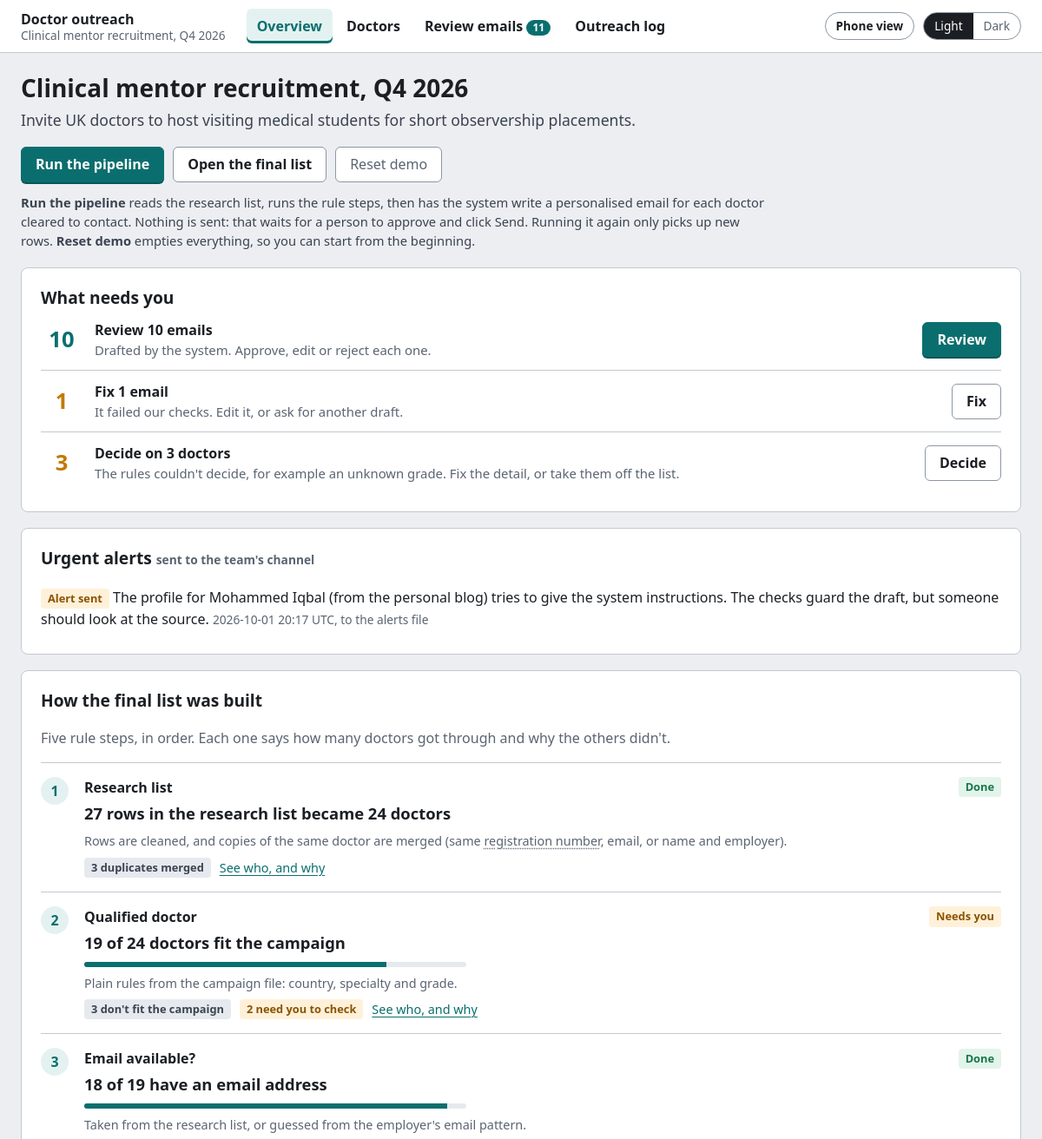
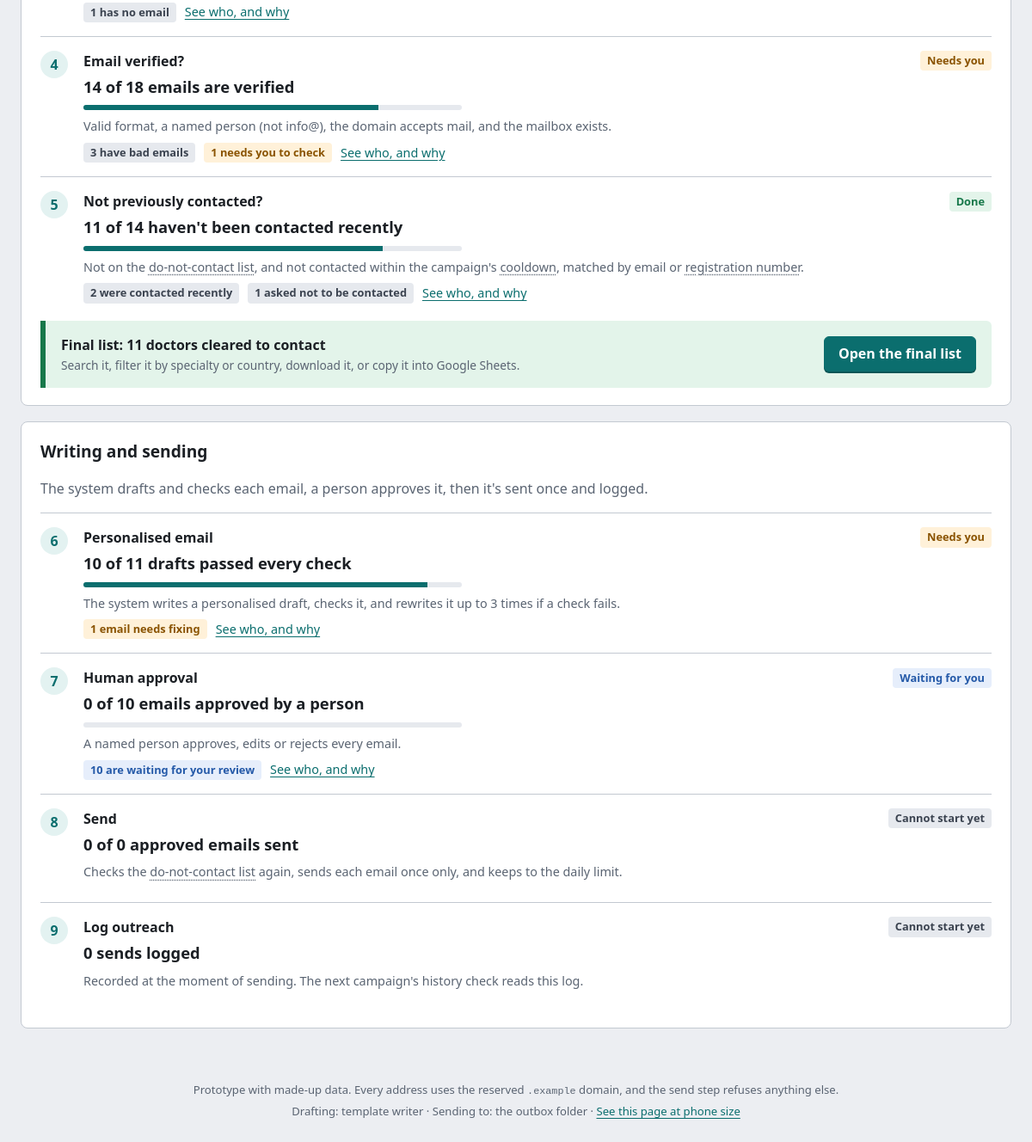
The page / on the database its author committed (2 pictures, top to bottom).
### tables this page shows
CREATE TABLE audit_log (
    id       INTEGER PRIMARY KEY,
    at       TEXT NOT NULL,
    actor    TEXT NOT NULL,
    lead_id  INTEGER,
    event    TEXT NOT NULL,
    detail   TEXT
);

CREATE TABLE leads (
    id              INTEGER PRIMARY KEY,
    campaign_id     TEXT NOT NULL,
    source_file     TEXT NOT NULL,
    source_row      INTEGER NOT NULL,
    title           TEXT,
    full_name       TEXT,
    first_name      TEXT,
    last_name       TEXT,
    grade_raw       TEXT,
    grade           TEXT,
    specialty_raw   TEXT,
    specialty       TEXT,
    employer        TEXT,
    country         TEXT,
    reg_number      TEXT,
    email           TEXT,
    email_origin    TEXT,
    source          TEXT,
    profile_notes   TEXT,
    status          TEXT NOT NULL,
    stage           TEXT NOT NULL,
    reason          TEXT,
    gate_results    TEXT NOT NULL DEFAULT '{}',
    duplicate_of    INTEGER REFERENCES leads(id),
    merge_notes     TEXT,
    created_at      TEXT NOT NULL,
    updated_at      TEXT NOT NULL,
    UNIQUE (campaign_id, source_file, source_row)
);

### outreach/web/app.py (the view)
    @app.get("/", response_class=HTMLResponse)
    def overview(request: Request):
        conn = connect(settings.db_path)
        try:
            alerts = [dict(r) for r in conn.execute(
                "SELECT * FROM audit_log WHERE event = 'alert.raised' ORDER BY id DESC LIMIT 5")]
            return render(request, "overview.html", conn, view=funnel(conn, campaign.id), alerts=alerts)
        finally:
            conn.close()

### outreach/web/templates/overview.html (shortened to what this page needs)
{% extends "base.html" %}
{% set active = "overview" %}
{% macro step_row(step, number) %}
{% set status, status_tone = step_status(step) %}
<li class="task">
  <span class="task-num" aria-hidden="true">{{ number }}</span>
  <div class="task-body">
    <div class="task-head">
      <h3>{{ step.label }}</h3>
      <span class="tag {{ status_tone }}">{{ status }}</span>
    </div>
    <p class="task-summary">{{ step.summary }}</p>
    {% if step.of %}<div class="meter" aria-hidden="true"><span style="width: {{ (100 * step.count / step.of) | round | int }}%"></span></div>{% endif %}
    <p class="hint">{{ step.how | explain }}</p>
    {% if step.waiting or step.stopped %}
      <p class="task-outcomes">
        {% for code, n in step.waiting.items() %}<span class="tag waiting">{{ phrase(code, n) }}</span>{% endfor %}
        {% for code, n in step.stopped.items() %}<span class="tag {{ 'warn' if code in needs_person else 'muted' }}">{{ phrase(code, n) }}</span>{% endfor %}
        <a href="/doctors?step={{ step.key }}">See who, and why</a>
      </p>
    {% endif %}
  </div>
</li>
{% endmacro %}
{% block content %}
<div class="pagehead">
  <h1>{{ campaign.name }}</h1>
  <p class="lead">{{ campaign.purpose }}</p>
</div>
<div class="actions">
  <form method="post" action="/run"><button class="primary" {{ 'disabled' if run.running }}>Run the pipeline</button></form>
  {% if counts %}<a class="button" href="/doctors?show=final">Open the final list</a>{% endif %}
  <form method="post" action="/reset" onsubmit="return confirm('Empty the database and start the demo again?')">
    <button class="quiet">Reset demo</button>
  </form>
</div>
<p class="actions-help">
  <strong>Run the pipeline</strong> reads the research list, runs the rule steps, then has the system write a personalised email for each doctor cleared to contact. Nothing is sent: that waits for a person to approve and click Send. Running it again only picks up new rows.
  {% if demo_online %}<strong>Reset demo</strong> goes back to the starting snapshot, with the original drafts.{% else %}<strong>Reset demo</strong> empties everything, so you can start from the beginning.{% endif %}
</p>
{% if not counts %}
  <section class="card start">
    <h2>Start here</h2>
    <p>This tool turns a raw research list into a checked list of doctors, writes a personal email for each one, and sends only what a person approves.</p>
    <ol class="steps-plain">
      <li><strong>Rules check the list.</strong> Copies of the same doctor are merged. Then each doctor must fit the campaign, have a verified email, and not have been contacted recently. Plain rules make these decisions.</li>
      <li><strong>The system writes an email for each doctor on the final list.</strong> Every draft is checked before you see it.</li>
      <li><strong>You approve each email,</strong> edit it, or reject it. Nothing is sent without your name against it.</li>
      <li><strong>Approved emails are sent once and logged,</strong> so nobody is contacted twice by mistake.</li>
    </ol>
    <p>Click <strong>Run the pipeline</strong> to process the made-up research list of 27 doctors.</p>
  </section>
{% else %}
  {% set to_review = counts.get('PENDING_APPROVAL', 0) %}
  {% set to_fix = counts.get('DRAFT_FAILED', 0) %}
  {% set to_check = counts.get('NEEDS_REVIEW', 0) %}
  {% set to_send = counts.get('APPROVED', 0) + counts.get('SEND_FAILED', 0) %}
  <section class="card">
    <h2>What needs you</h2>
    {% if to_review or to_fix or to_check or to_send %}
      <ul class="todo">
        {% if to_review %}
          <li><span class="todo-count">{{ to_review }}</span>
            <span class="todo-text"><strong>Review {{ to_review }} email{{ 's' if to_review != 1 }}</strong><span>Drafted by the system. Approve, edit or reject each one.</span></span>
            <a class="button primary" href="/review">Review</a></li>
        {% endif %}
        {% if to_fix %}
          <li><span class="todo-count warn">{{ to_fix }}</span>
            <span class="todo-text"><strong>Fix {{ to_fix }} email{{ 's' if to_fix != 1 }}</strong><span>{{ 'It' if to_fix == 1 else 'They' }} failed our checks. Edit {{ 'it' if to_fix == 1 else 'them' }}, or ask for another draft.</span></span>
            <a class="button" href="/review">Fix</a></li>
        {% endif %}
        {% if to_check %}
          <li><span class="todo-count warn">{{ to_check }}</span>
            <span class="todo-text"><strong>Decide on {{ to_check }} doctor{{ 's' if to_check != 1 }}</strong><span>The rules couldn't decide, for example an unknown grade. Fix the detail, or take them off the list.</span></span>
            <a class="button" href="/doctors?show=needs">Decide</a></li>
        {% endif %}
      </ul>
    {% else %}
      <p class="muted">Nothing needs you right now.</p>
    {% endif %}
  </section>
  {% if alerts %}
    <section class="card">
      <h2>Urgent alerts <span class="muted small">sent to the team's channel</span></h2>
      <ul class="alerts">
        {% for a in alerts %}{% set d = a.detail | fromjson %}
          <li><span class="tag {{ 'warn' if d.delivered else 'bad' }}">{{ 'Alert sent' if d.delivered else 'Not delivered' }}</span>
            {{ d.text }} <span class="muted small">{{ a.at[:16] | replace('T', ' ') }} UTC, to the {{ d.channel }}</span></li>
        {% endfor %}
      </ul>
    </section>
  {% endif %}
  <section class="card">
    <h2>How the final list was built</h2>
    <p class="muted">Five rule steps, in order. Each one says how many doctors got through and why the others didn't.</p>
    <ol class="tasks">
      <li class="task">
        <span class="task-num" aria-hidden="true">1</span>
        <div class="task-body">
          <div class="task-head"><h3>{{ intake.label }}</h3><span class="tag good">Done</span></div>
          <p class="task-summary">{{ view.rows }} rows in the research list became {{ view.unique }} doctors</p>
          <p class="hint">{{ intake.how | explain }}</p>
          {% if view.duplicates %}<p class="task-outcomes"><span class="tag muted">{{ phrase('DUPLICATE', view.duplicates) }}</span> <a href="/doctors?step=dedupe">See who, and why</a></p>{% endif %}
        </div>
      </li>
      {% for step in view.steps[:4] %}{{ step_row(step, loop.index + 1) }}{% endfor %}
    </ol>
    <div class="callout">
      <div>
        <strong>Final list: {{ view.final_list }} doctor{{ 's' if view.final_list != 1 }} cleared to contact</strong>
        <p class="muted small">Search it, filter it by specialty or country, download it, or copy it into Google Sheets.</p>
      </div>
      <a class="button primary" href="/doctors?show=final">Open the final list</a>
    </div>
  </section>
  <section class="card">
    <h2>Writing and sending</h2>
    <p class="muted">The system drafts and checks each email, a person approves it, then it's sent once and logged.</p>
    <ol class="tasks">
      {% for step in view.steps[4:] %}{{ step_row(step, loop.index + 5) }}{% endfor %}
    </ol>
  </section>
{% endif %}
{% endblock %}

### outreach/web/static/style.css (style rules this page uses)
:root { --bg: #eceef2; --card: #ffffff; --text: #1b1f24; --text-2: #3b4350; --muted: #5a6472; --line: #c3c9d1; --line-strong: #8d97a3; --accent: #0b6e6e; --accent-hover: #085656; --accent-soft: #e3f2f1; --good: #17784a; --good-soft: #e3f4ea; --warn: #8a5300; --warn-strong: #c27a00; --warn-soft: #fff1d9; --bad: #b42318; --bad-soft: #fde8e6; --waiting: #2459a8; --waiting-soft: #e6eefb; --muted-soft: #e6e9ee; --mark: #fff0a3; --focus: #f2a900; --radius: 8px; }
* { box-sizing: border-box; }
html { color-scheme: light; }
body { margin: 0; background: var(--bg); color: var(--text); font: 16px/1.5 system-ui, -apple-system, "Segoe UI", Roboto, Arial, sans-serif; }
a { color: var(--accent); text-underline-offset: 3px; }
h1 { font-size: 1.75rem; line-height: 1.2; margin: 0 0 6px; }
h2 { font-size: 1.2rem; margin: 0 0 10px; }
h3 { font-size: 1rem; margin: 0; }
.muted { color: var(--muted); }
.small { font-size: 0.86rem; }
abbr[title] { text-decoration: underline dotted; text-underline-offset: 3px; cursor: help; }
.pagehead { margin-bottom: 18px; }
.pagehead p { margin: 4px 0; }
.lead { font-size: 1.1rem; color: var(--text-2); max-width: 760px; }
.card { background: var(--card); border: 1px solid var(--line); border-radius: var(--radius); padding: 20px 22px; margin-bottom: 18px; min-width: 0; }
.actions { display: flex; gap: 10px; flex-wrap: wrap; margin-bottom: 18px; align-items: center; }
.actions form, .copy-row { margin: 0; }
.actions-help { margin: -6px 0 20px; max-width: 860px; color: var(--text-2); font-size: 0.92rem; }
button, .button { font: inherit; font-weight: 600; padding: 9px 16px; border-radius: 6px; border: 1px solid var(--line-strong); background: var(--card); color: var(--text); cursor: pointer; display: inline-block; text-decoration: none; line-height: 1.3; }
button.primary, .button.primary { background: var(--accent); border-color: var(--accent); color: var(--card); box-shadow: 0 2px 0 var(--accent-hover); }
button.quiet { font-weight: 400; color: var(--muted); }
.tag { display: inline-block; padding: 2px 8px; border-radius: 4px; font-size: 0.8rem; font-weight: 600; background: var(--muted-soft); color: var(--text-2); white-space: nowrap; }
.tag.good { background: var(--good-soft); color: var(--good); }
.tag.warn { background: var(--warn-soft); color: var(--warn); }
.tag.waiting { background: var(--waiting-soft); color: var(--waiting); }
.todo { list-style: none; margin: 0; padding: 0; }
.todo li { display: grid; grid-template-columns: 48px minmax(0, 1fr) auto; gap: 14px; align-items: center; padding: 12px 0; border-top: 1px solid var(--line); }
.todo li:first-child { border-top: 0; padding-top: 0; }
.todo-count { font-size: 1.6rem; font-weight: 700; text-align: center; color: var(--accent); }
.todo-text strong { display: block; }
.todo-text span { display: block; color: var(--muted); font-size: 0.93rem; }
.todo-count.warn { color: var(--warn-strong); }
.alerts { list-style: none; margin: 0; padding: 0; }
.alerts li { padding: 8px 0; border-top: 1px solid var(--line); }
.alerts li:first-child { border-top: 0; }
.tasks { list-style: none; margin: 0; padding: 0; }
.task { display: grid; grid-template-columns: 36px minmax(0, 1fr); gap: 14px; padding: 16px 0; border-top: 1px solid var(--line); }
.task-num { width: 32px; height: 32px; border-radius: 50%; background: var(--accent-soft); color: var(--accent); font-weight: 700; display: grid; place-items: center; }
.task-head { display: flex; justify-content: space-between; gap: 12px; align-items: center; flex-wrap: wrap; }
.task-summary { font-size: 1.15rem; font-weight: 600; margin: 4px 0 8px; }
.meter { height: 6px; max-width: 440px; background: var(--muted-soft); border-radius: 999px; overflow: hidden; margin-bottom: 8px; }
.meter span { display: block; height: 100%; background: var(--accent); }
.hint { color: var(--muted); font-size: 0.9rem; margin: 0 0 8px; }
.task-outcomes { display: flex; flex-wrap: wrap; gap: 6px 10px; align-items: center; margin: 0; font-size: 0.9rem; }
.callout { display: flex; justify-content: space-between; align-items: center; gap: 16px; flex-wrap: wrap; margin-top: 4px; padding: 16px 18px; background: var(--good-soft); border-left: 6px solid var(--good); border-radius: 0 6px 6px 0; }
.callout p { margin: 2px 0 0; }

### rows shown on the page
audit_log: delivered "Alert sent", text "The profile for Mohammed Iqbal (from the personal blog) tries to give the system instructions. The checks guard the draft, but someone should look at the source.", at "2026-10-01 20:17", channel "alerts file"
leads: status "3 don't fit the campaign"
leads: status "2 need you to check"
leads: status "1 has no email"
leads: status "3 have bad emails"
leads: status "1 needs you to check"
leads: status "2 were contacted recently"
leads: status "1 asked not to be contacted"
leads: status "1 email needs fixing"
leads: status "10 are waiting for your review"

### other values the page prints
{{ campaign.name }} "Clinical mentor recruitment, Q4 2026"
{{ waiting }} "11"
{{ campaign.purpose }} "Invite UK doctors to host visiting medical students for short observership placements."
{{ to_review }} "10"
{{ 's' if to_review != 1 }} "s"
{{ to_fix }} "1"
{{ 'It' if to_fix == 1 else 'They' }} "It"
{{ 'it' if to_fix == 1 else 'them' }} "it"
{{ to_check }} "3"
{{ 's' if to_check != 1 }} "s"
{{ intake.label }} "Research list"
{{ view.rows }} "27"
{{ view.unique }} "24"
{{ intake.how | explain }} "Rows are cleaned, and copies of the same doctor are merged (same registration number , email, or name and employer)."
{{ phrase('DUPLICATE', view.duplicates) }} "3 duplicates merged"
